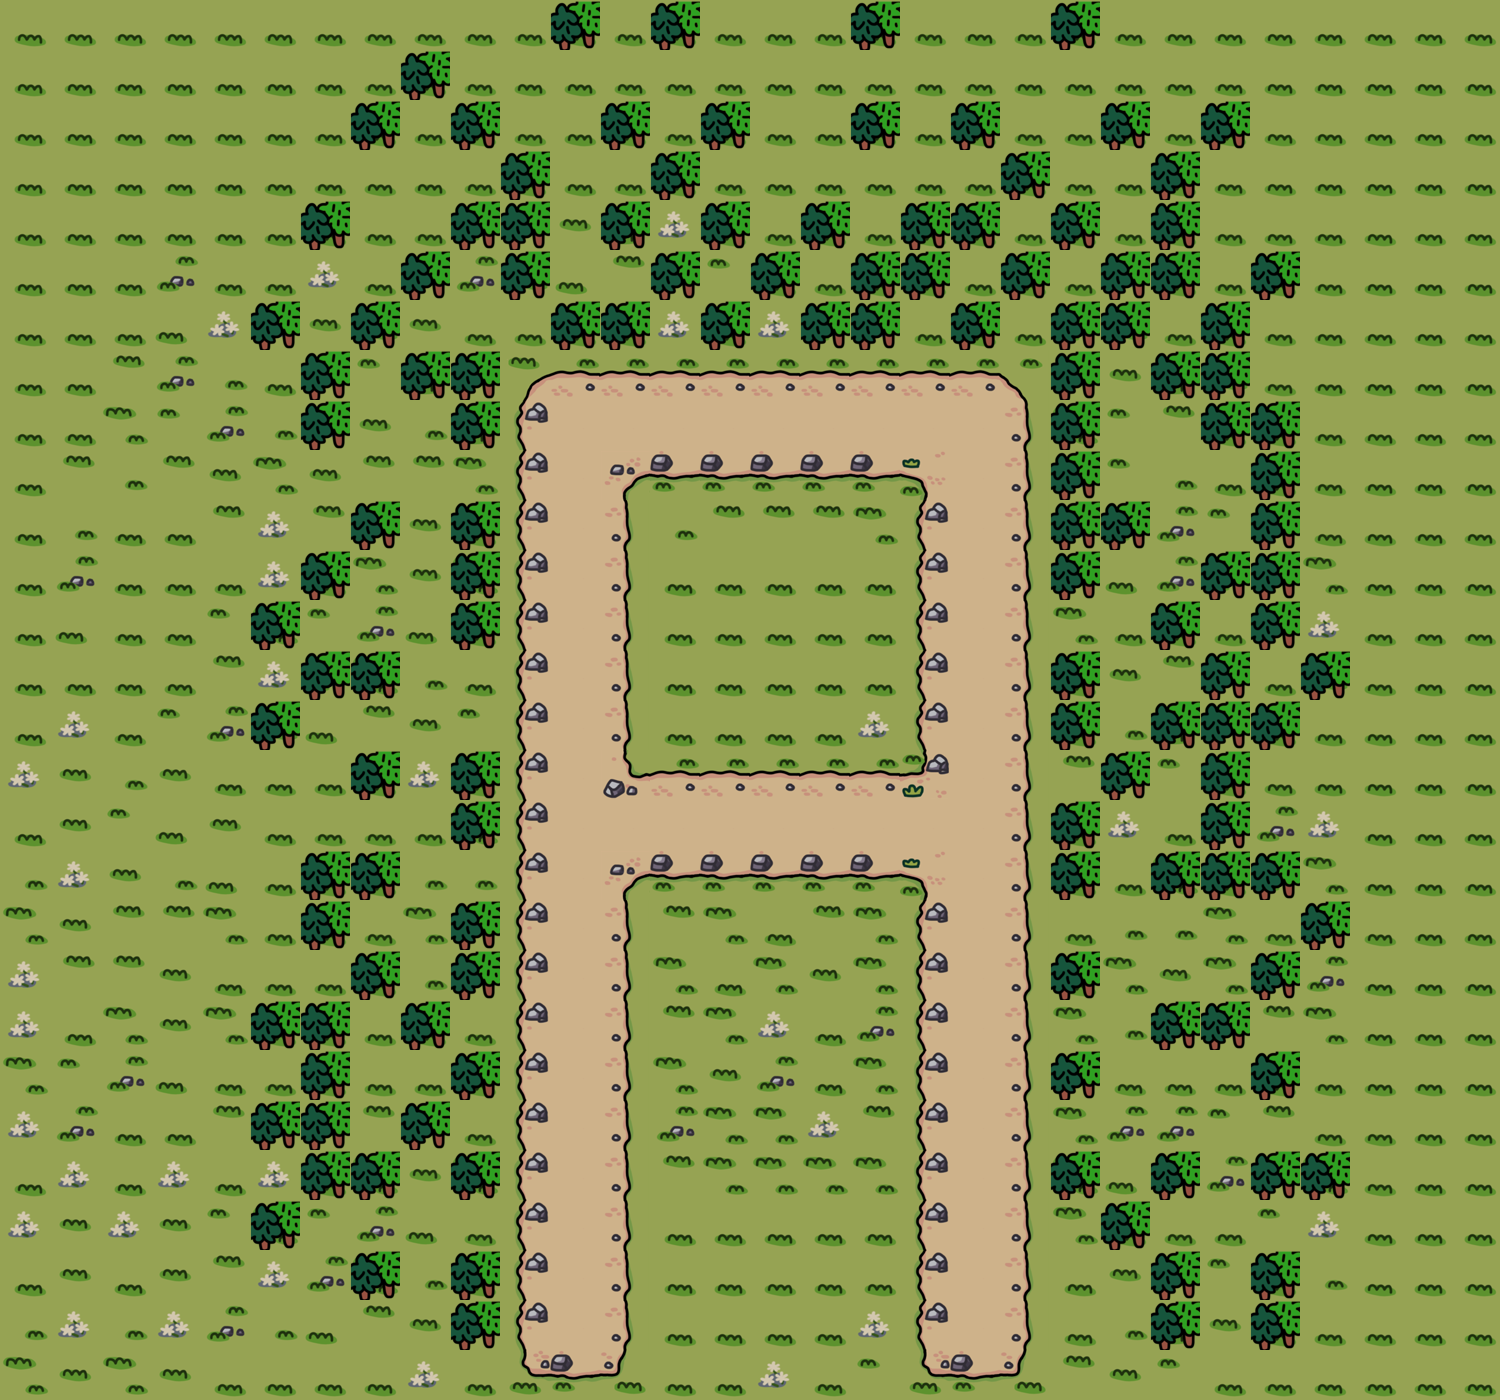

The image is a tile-based game level rendered from a .tmx file. Its description and source (layers, tilesets, objects; grid data summarised) follow:
An orthogonal 30x28 tile map with 50x50 px tiles, 4 tile layers (stage, soil, deco, unit).

<map version="1.10" tiledversion="1.11.2" orientation="orthogonal" renderorder="right-down" width="30" height="28" tilewidth="50" tileheight="50" infinite="0" nextlayerid="5" nextobjectid="1">
 <tileset firstgid="1" name="grassTilemap" tilewidth="50" tileheight="50" tilecount="200" columns="10">
  <image source="50TileSet.png" width="512" height="1024" />
  <wangsets>
   <wangset name="Terrains" type="corner" tile="-1">
    <wangcolor name="soil" color="#ff0000" tile="-1" probability="1" />
    <wangtile tileid="30" wangid="0,0,0,1,0,0,0,0" />
    <wangtile tileid="31" wangid="0,0,0,1,0,1,0,0" />
    <wangtile tileid="32" wangid="0,0,0,0,0,1,0,0" />
    <wangtile tileid="33" wangid="0,1,0,0,0,1,0,1" />
    <wangtile tileid="34" wangid="0,1,0,1,0,0,0,1" />
    <wangtile tileid="40" wangid="0,1,0,1,0,0,0,0" />
    <wangtile tileid="41" wangid="0,1,0,1,0,1,0,1" />
    <wangtile tileid="42" wangid="0,0,0,0,0,1,0,1" />
    <wangtile tileid="43" wangid="0,0,0,1,0,1,0,1" />
    <wangtile tileid="44" wangid="0,1,0,1,0,1,0,0" />
    <wangtile tileid="50" wangid="0,1,0,0,0,0,0,0" />
    <wangtile tileid="51" wangid="0,1,0,0,0,0,0,1" />
    <wangtile tileid="52" wangid="0,0,0,0,0,0,0,1" />
   </wangset>
  </wangsets>
 </tileset>
 <layer id="1" name="stage" width="30" height="28">
  <data>[840 cells, 832 non-empty, 9 distinct tile ids]</data>
 </layer>
 <layer id="2" name="soil" width="30" height="28">
  <data>[840 cells, 192 non-empty, 19 distinct tile ids]</data>
 </layer>
 <layer id="3" name="deco" width="30" height="28">
  <data>[840 cells, 152 non-empty, 6 distinct tile ids]</data>
 </layer>
 <layer id="4" name="unit" width="30" height="28">
  <data>[840 cells, 0 non-empty, 0 distinct tile ids]</data>
 </layer>
</map>
